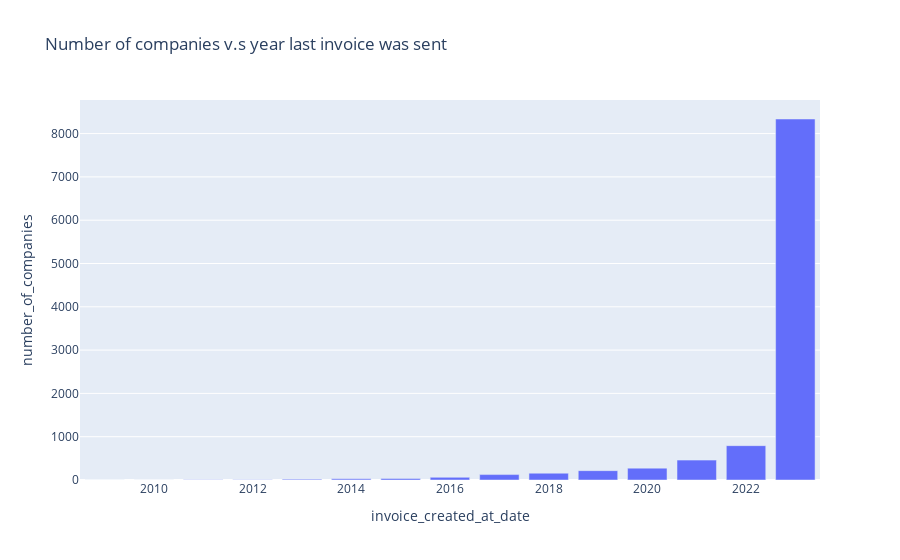

The notebook cell this image was saved under:
### Markdown cell above
Using the invoices data, we can take a look at when companies were last active by using the data they last sent an invoice (we could have also used payments). Since we don't have data with the times they logged in, we are going to assume the invoices give us an idea about their activity.

### Code cell
#plot a graph of companies vs the data of the last invoice sent 
df = df_invoices.groupby('company_id')[['invoice_created_at']].max().reset_index()
df['invoice_created_at_date'] = pd.to_datetime(df['invoice_created_at'], utc=True)
df = df.groupby(pd.Grouper(key='invoice_created_at_date', freq='Y'))['company_id'].count().reset_index()
df.columns = ['invoice_created_at_date', 'number_of_companies']

fig = px.bar(df, x='invoice_created_at_date', y="number_of_companies", title='Number of companies v.s year last invoice was sent')
fig.show()

### Figure 1 — Plotly figure (JSON) as saved in the notebook; plotly's stock layout.template omitted (floating-point values rounded to 4 significant figures)
{"data": [{"alignmentgroup": "True", "hovertemplate": "invoice_created_at_date=%{x}<br>number_of_companies=%{y}<extra></extra>", "legendgroup": "", "marker": {"color": "#636efa"}, "name": "", "offsetgroup": "", "orientation": "v", "showlegend": false, "textposition": "auto", "type": "bar", "x": ["2008-12-31T00:00:00+00:00", "2009-12-31T00:00:00+00:00", "2010-12-31T00:00:00+00:00", "2011-12-31T00:00:00+00:00", "2012-12-31T00:00:00+00:00", "2013-12-31T00:00:00+00:00", "2014-12-31T00:00:00+00:00", "2015-12-31T00:00:00+00:00", "2016-12-31T00:00:00+00:00", "2017-12-31T00:00:00+00:00", "2018-12-31T00:00:00+00:00", "2019-12-31T00:00:00+00:00", "2020-12-31T00:00:00+00:00", "2021-12-31T00:00:00+00:00", "2022-12-31T00:00:00+00:00"], "xaxis": "x", "y": [2, 1, 5, 4, 19, 26, 34, 62, 125, 157, 216, 274, 459, 793, 8337], "yaxis": "y"}], "layout": {"barmode": "relative", "legend": {"tracegroupgap": 0}, "title": {"text": "Number of companies v.s year last invoice was sent"}, "xaxis": {"anchor": "y", "domain": [0, 1], "title": {"text": "invoice_created_at_date"}}, "yaxis": {"anchor": "x", "domain": [0, 1], "title": {"text": "number_of_companies"}}}}
